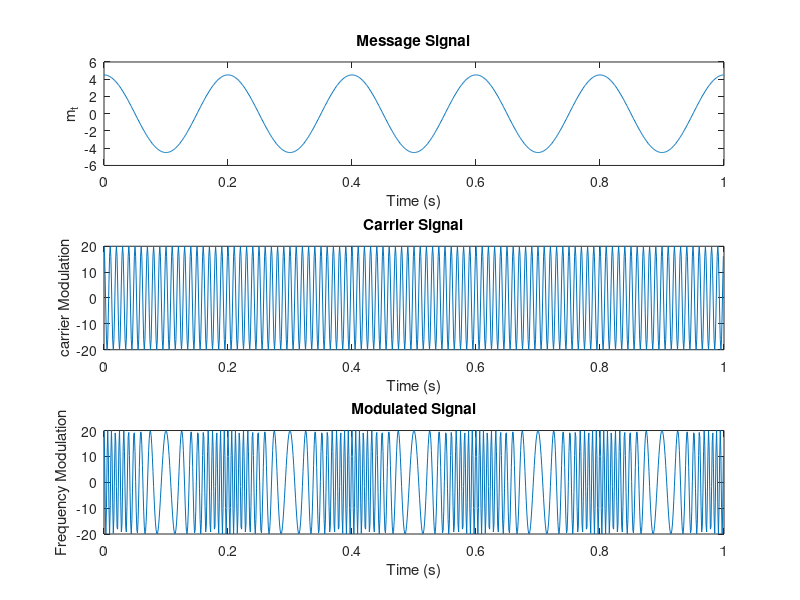
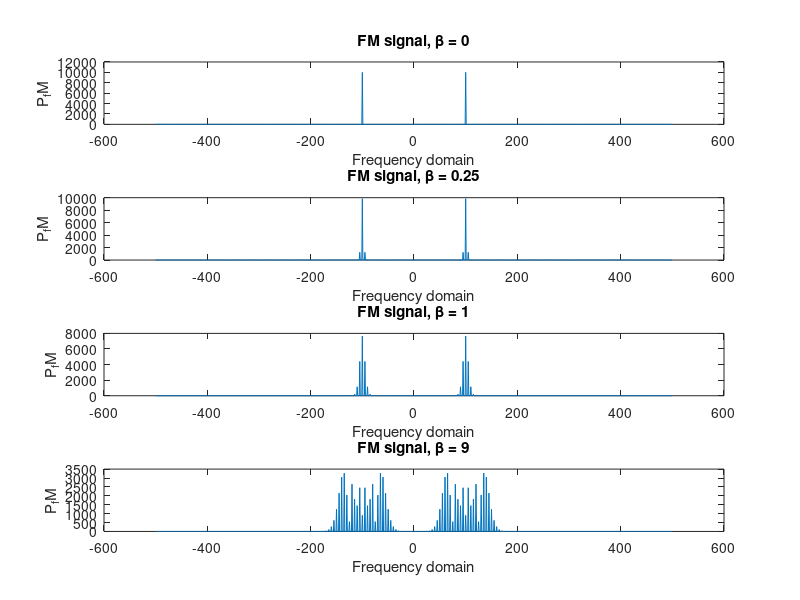

MATLAB code for these plots, in order: (Note: this script raises an error after producing the figures.)



%Question (1) FM Modulation
%1. Generate a sinusoidal signal from 0 to 1 s with sample rate f_s=1 kHz and the frequency
%5of the sinusoidal signal f_m= 5 Hz. (1 point)
%m(t)=0.5 cos[(2πf_m t)]+ cos[(2πf_m t)]+ 3 cos[(2πf_m t)]


f_s=1000 ;  % sample rate in Hz
f_m= 5 ; % frequency of sinusoidal signal 
f_c = 100 ; 
t = 0 : 1/f_s : 1-1/f_s;
Ac = 20 ;  % Ac is 20 volt



% (.5+1+3)cos[(2πf_m t)] = 4.5 cos[(2πf_m t)]
% generate the message signal
m_t = 0.5* cos(2*pi*f_m *t)+ cos(2*pi*f_m *t)+ 3 *cos(2*pi*f_m* t);


% Plot the signals
figure(1);
subplot(3, 1, 1);
plot(t, m_t);
xlabel('Time (s)');
ylabel('m_t');
title('Message Signal');





% % generate the carrier signal
c_t = Ac *cos(2 * pi*f_c* t);  %carrier signal

subplot(3, 1, 2);
plot(t, c_t);
xlabel('Time (s)');
ylabel('carrier Modulation');
title('Carrier Signal');




% generate the modulated signal using frequency modulation
 
%P_FM (t)=Ac cos(2πf_c t+ β sin2π f_m t)

% B is delta f / f_m
%B is (k_f *a_m) / f_m
a_m = max(abs(m_t));
k_f=15;
beta = (k_f *a_m) / f_m;
P_FM = Ac * cos(2 * pi * f_c * t + beta * sin(2 * pi * f_m * t));


subplot(3, 1, 3);
plot(t, P_FM);
xlabel('Time (s)');
ylabel('Frequency Modulation');
title('Modulated Signal');











%Vary the amplitude of the message signal such that the modulation index is equal to
%0,0.25,1,9. Plot the FM signal in frequency domain and observe how the FM signal
%bandwidth and power (carrier + sidebands) changes as modulation index changes (using
%subplot)





%Am = [0,0.25,1,9]*f_m/k_f;
%Am = [0,0.25,1,9]*5/15;
%k_f = 15;
Ac = 20;
f_m= 5 ; % frequency of sinusoidal signal 
m = [0,0.25,1,9];
%mod_index = (k_f*Am/f_m);
f_s=1000 ;  % sample rate in Hz
f_c = 100 ; 
%t = 0 : 1/f_s : 1-(1/f_s);
t = 0 : 1/f_s : 1-1/f_s;
figure(2);
for i = 1:length(m)
  
        P_FM = Ac * cos(2 * pi * f_c * t + m(i) * sin(2 * pi * f_m * t));
        n =length(P_FM);
        
        ffshift = (-n/2:n/2-1)*(1000/n);
        
        fn =fft(P_FM);
        fo = fftshift(fn);
        fd = abs(fo);
        subplot(length(m), 1, i); 
        %f = linspace(-100, 100, length(fd)); % frequency range
        plot(ffshift,fd);
        xlabel('Frequency domain');
        ylabel('P_fM');
        title(['FM signal, \beta = ' num2str(m(i))]);
       % title(['FM Signal with Modulation Index  = ', i]);
        %xlim([0 300]);
end




  %demodulation 
% Plot the signals
m_t = 0.5* cos(2*pi*f_m *t)+ cos(2*pi*f_m *t)+ 3 *cos(2*pi*f_m* t);

f_s=1000 ;  % sample rate in Hz
f_m= 5 ; % frequency of sinusoidal signal 
f_c = 100 ; 
%t = 0 : 1/f_s : 1;
Ac = 20 ;  % Ac is 20 volt
k_f = 15;
w_c = 2*pi*f_c;
%z_t=Ac * (w_c+2*pi*k_f *m_t);
P_FM = Ac * cos(2 * pi * f_c * t + beta * sin(2 * pi * f_m * t));
%m = modulate(z_t,f_c,f_s,"fm");
d = fmdemod(P_FM,f_c,f_s,beta);

figure(3);
subplot(2, 1, 1);
plot(t, d);
xlabel('Time (s)');
ylabel('m(t)');
title('FM Demodulation ');


subplot(2,1,2);
plot(t, m_t);
subplot(2,1,2);
xlabel('Time (s)');
ylabel('m(t)');
title(' Message Signal ');




% Define the time axis


% Define the signals


% Plot the signals
figure(10);
plot(t, d, 'b-', t, m_t, 'r--');

% Add a legend
legend('FM Demodulation', 'Message Signal');

% Add axis labels and a title
xlabel('Time (s)');
ylabel('m(t)');
title('FM Demodulation');






















%Bonus part 
%Message signal generation: Generate a sinusoidal signal from 0 to 1 s with sample rate
%fs=1 kHz and The frequency of the sinusoidal signal fm=5 Hz .
m_t = 0.5* cos(2*pi*f_m *t)+ cos(2*pi*f_m *t)+ 3 *cos(2*pi*f_m* t);


  
% sampling frequency
fs= 1000;
  
% time Duration
time = 0 : 1/fs : 1-1/fs;
  
figure(4);
subplot(2, 1, 1);
plot(time, m_t);
xlabel('Time (s)');
ylabel('m_t');
title('Message Signal');


%d frequency domain.
 p =length(m_t);
        
ffshift = (-p/2:p/2-1)*(1000/p);
        
fa =fft(m_t);
fb = fftshift(fa);
fc = abs(fb);
subplot(2,1,2); 
%f = linspace(-100, 100, length(fd)); % frequency range
plot(ffshift,fc);
xlabel('Frequency domain');
ylabel('Message signal generation m(t)');
title('FM Signal in frequency domain ');
        %xlim([0 300]);





















%%% 2) Plot the carrier signal in the time domain and frequency domain

% % generate the carrier signal
c_t = Ac *cos(2 * pi*f_c* t);  %carrier signal
figure (5);
subplot(2, 1, 1);
plot(t, c_t);
xlabel('Time (s)');
ylabel('carrier Modulation');
title('Carrier Signal in time domain');


q =length(c_t);
        
ffshift = (-q/2:q/2-1)*(1000/q);
        
fa =fft(c_t);
fb = fftshift(fa);
fc = abs(fb);
subplot(2,1,2); 
%f = linspace(-100, 100, length(fd)); % frequency range
plot(ffshift,fc);
xlabel('Frequency domain');
ylabel('Carrier signal generation c(t)');
title('Carrier Signal in frequency domain ');
%xlim([0 300]);





%AM modulation (DSB-LC and DSB-SC): 
%Frequency

% sampling frequency
f_s= 1000;
% time Duration
time = 0 : 1/fs : 1-1/fs;
 c_t = Ac *cos(2 * pi*f_c* t);  %carrier signal
A_mmod = ammod(c_t,f_c,f_s);  
figure(6);
subplot(2, 1, 1);
plot(time, A_mmod);
xlabel('Time (s)');
ylabel('m(t)');
title('AM modulated signal in time domain');


%AM modulated signal in frequency domain ');
p =length(c_t);     
ffshift = (-p/2:p/2-1)*(1000/p);
fa =fft(A_mmod);
fb = fftshift(fa);
fc = abs(fb);
subplot(2,1,2); 
%f = linspace(-100, 100, length(fd)); % frequency range
plot(ffshift,fc);
xlabel('Frequency domain');
ylabel('m(t)');
title('AM modulated signal in frequency domain ');
        %xlim([0 300]);









%SSB modulation

%Frequency
f_m = 10; 
% sampling frequency
f_s= 1000;
f_c=10;
% time Duration
time = 0 : 1/fs : 1-1/fs;
 c_t = Ac *cos(2 * pi*f_c* t);  %carrier signal
S_mmod = ssbmod(c_t,f_c,f_s);  
figure(7);
subplot(2, 1, 1);
plot(time, S_mmod);
xlabel('Time (s)');
ylabel('m(t)');
title('AM modulated signal in time domain');


%AM modulated signal in frequency domain ');
p =length(c_t);     
ffshift = (-p/2:p/2-1)*(1000/p);
fa =fft(S_mmod);
fb = fftshift(fa);
fc = abs(fb);
subplot(2,1,2); 
%f = linspace(-100, 100, length(fd)); % frequency range
plot(ffshift,fc);
xlabel('Frequency domain');
ylabel('m(t)');
title('AM modulated signal in frequency domain ');
        %xlim([0 300]);





















